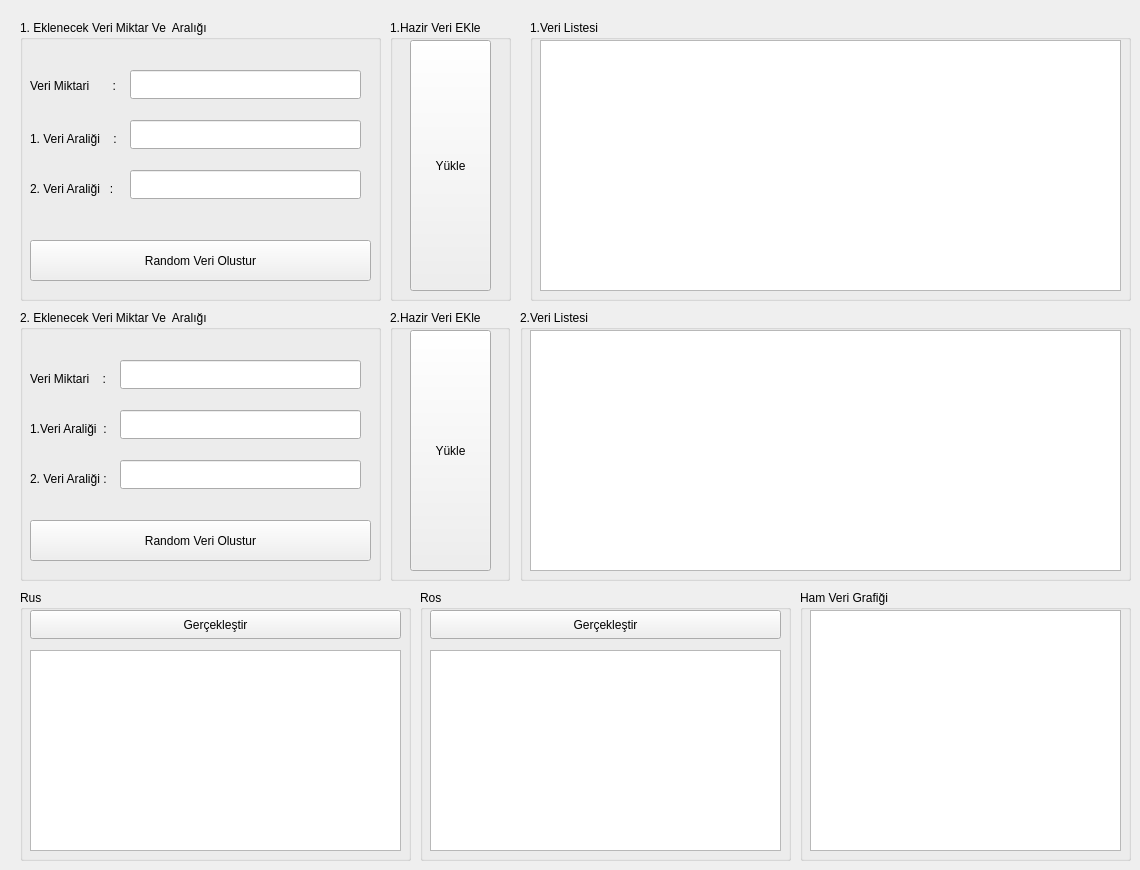
   <widget class="QWidget" name="tab">
    <attribute name="title">
     <string>RUS-ROS VE RANDOMİZE VERİ</string>
    </attribute>
    <widget class="QGroupBox" name="groupBox">
     <property name="geometry">
      <rect>
       <x>20</x>
       <y>20</y>
       <width>361</width>
       <height>281</height>
      </rect>
     </property>
     <property name="title">
      <string>1. Eklenecek Veri Miktar Ve  Aralığı</string>
     </property>
     <widget class="QLabel" name="label">
      <property name="geometry">
       <rect>
        <x>10</x>
        <y>50</y>
        <width>101</width>
        <height>31</height>
       </rect>
      </property>
      <property name="text">
       <string>Veri Miktari       :</string>
      </property>
     </widget>
     <widget class="QLineEdit" name="leRusRosVeriMiktari1">
      <property name="geometry">
       <rect>
        <x>110</x>
        <y>50</y>
        <width>231</width>
        <height>29</height>
       </rect>
      </property>
     </widget>
     <widget class="QLabel" name="label_2">
      <property name="geometry">
       <rect>
        <x>10</x>
        <y>110</y>
        <width>101</width>
        <height>17</height>
       </rect>
      </property>
      <property name="text">
       <string>1. Veri Araliği    :</string>
      </property>
     </widget>
     <widget class="QLineEdit" name="leRusRosVeriAralk1">
      <property name="geometry">
       <rect>
        <x>110</x>
        <y>100</y>
        <width>231</width>
        <height>29</height>
       </rect>
      </property>
     </widget>
     <widget class="QLineEdit" name="leRusRosVeriAralk11">
      <property name="geometry">
       <rect>
        <x>110</x>
        <y>150</y>
        <width>231</width>
        <height>29</height>
       </rect>
      </property>
     </widget>
     <widget class="QPushButton" name="btnRusRosRandomVeri1">
      <property name="geometry">
       <rect>
        <x>10</x>
        <y>220</y>
        <width>341</width>
        <height>41</height>
       </rect>
      </property>
      <property name="text">
       <string>Random Veri Olustur</string>
      </property>
     </widget>
     <widget class="QLabel" name="label_6">
      <property name="geometry">
       <rect>
        <x>10</x>
        <y>160</y>
        <width>91</width>
        <height>17</height>
       </rect>
      </property>
      <property name="text">
       <string>2. Veri Araliği   :</string>
      </property>
     </widget>
    </widget>
    <widget class="QGroupBox" name="groupBox_2">
     <property name="geometry">
      <rect>
       <x>390</x>
       <y>20</y>
       <width>121</width>
       <height>281</height>
      </rect>
     </property>
     <property name="title">
      <string>1.Hazir Veri EKle</string>
     </property>
     <widget class="QPushButton" name="btnRusRosVeriYukle1">
      <property name="geometry">
       <rect>
        <x>20</x>
        <y>20</y>
        <width>81</width>
        <height>251</height>
       </rect>
      </property>
      <property name="text">
       <string>Yükle</string>
      </property>
     </widget>
    </widget>
    <widget class="QGroupBox" name="groupBox_3">
     <property name="geometry">
      <rect>
       <x>530</x>
       <y>20</y>
       <width>601</width>
       <height>281</height>
      </rect>
     </property>
     <property name="title">
      <string>1.Veri Listesi</string>
     </property>
     <widget class="QTableWidget" name="twRusRosVeri1">
      <property name="geometry">
       <rect>
        <x>10</x>
        <y>20</y>
        <width>581</width>
        <height>251</height>
       </rect>
      </property>
     </widget>
    </widget>
    <widget class="QGroupBox" name="groupBox_4">
     <property name="geometry">
      <rect>
       <x>20</x>
       <y>310</y>
       <width>361</width>
       <height>271</height>
      </rect>
     </property>
     <property name="title">
      <string>2. Eklenecek Veri Miktar Ve  Aralığı</string>
     </property>
     <widget class="QLabel" name="label_3">
      <property name="geometry">
       <rect>
        <x>10</x>
        <y>60</y>
        <width>91</width>
        <height>17</height>
       </rect>
      </property>
      <property name="text">
       <string>Veri Miktari    :</string>
      </property>
     </widget>
     <widget class="QLineEdit" name="leRusRosVeriMiktari2">
      <property name="geometry">
       <rect>
        <x>100</x>
        <y>50</y>
        <width>241</width>
        <height>29</height>
       </rect>
      </property>
     </widget>
     <widget class="QLabel" name="label_4">
      <property name="geometry">
       <rect>
        <x>10</x>
        <y>110</y>
        <width>91</width>
        <height>17</height>
       </rect>
      </property>
      <property name="text">
       <string>1.Veri Araliği  :</string>
      </property>
     </widget>
     <widget class="QLineEdit" name="leRusRosVeriAralk2">
      <property name="geometry">
       <rect>
        <x>100</x>
        <y>100</y>
        <width>241</width>
        <height>29</height>
       </rect>
      </property>
     </widget>
     <widget class="QLineEdit" name="leRusRosVeriAralk22">
      <property name="geometry">
       <rect>
        <x>100</x>
        <y>150</y>
        <width>241</width>
        <height>29</height>
       </rect>
      </property>
     </widget>
     <widget class="QPushButton" name="btnRusRosRandomVeri2">
      <property name="geometry">
       <rect>
        <x>10</x>
        <y>210</y>
        <width>341</width>
        <height>41</height>
       </rect>
      </property>
      <property name="text">
       <string>Random Veri Olustur</string>
      </property>
     </widget>
     <widget class="QLabel" name="label_7">
      <property name="geometry">
       <rect>
        <x>10</x>
        <y>160</y>
        <width>91</width>
        <height>17</height>
       </rect>
      </property>
      <property name="text">
       <string>2. Veri Araliği :</string>
      </property>
     </widget>
    </widget>
    <widget class="QGroupBox" name="groupBox_5">
     <property name="geometry">
      <rect>
       <x>390</x>
       <y>310</y>
       <width>120</width>
       <height>271</height>
      </rect>
     </property>
     <property name="title">
      <string>2.Hazir Veri EKle</string>
     </property>
     <widget class="QPushButton" name="btnRusRosVeriYukle2">
      <property name="geometry">
       <rect>
        <x>20</x>
        <y>20</y>
        <width>81</width>
        <height>241</height>
       </rect>
      </property>
      <property name="text">
       <string>Yükle</string>
      </property>
     </widget>
    </widget>
    <widget class="QGroupBox" name="groupBox_6">
     <property name="geometry">
      <rect>
       <x>520</x>
       <y>310</y>
       <width>611</width>
       <height>271</height>
      </rect>
     </property>
     <property name="title">
      <string>2.Veri Listesi</string>
     </property>
     <widget class="QTableWidget" name="twRusRosVeri2">
      <property name="geometry">
       <rect>
        <x>10</x>
        <y>20</y>
        <width>591</width>
        <height>241</height>
       </rect>
      </property>
     </widget>
    </widget>
    <widget class="QGroupBox" name="groupBox_7">
     <property name="geometry">
      <rect>
       <x>20</x>
       <y>590</y>
       <width>391</width>
       <height>271</height>
      </rect>
     </property>
     <property name="title">
      <string>Rus</string>
     </property>
     <widget class="QPushButton" name="btnRus">
      <property name="geometry">
       <rect>
        <x>10</x>
        <y>20</y>
        <width>371</width>
        <height>29</height>
       </rect>
      </property>
      <property name="text">
       <string>Gerçekleştir</string>
      </property>
     </widget>
     <widget class="QGraphicsView" name="gvRus">
      <property name="geometry">
       <rect>
        <x>10</x>
        <y>60</y>
        <width>371</width>
        <height>201</height>
       </rect>
      </property>
     </widget>
    </widget>
    <widget class="QGroupBox" name="groupBox_8">
     <property name="geometry">
      <rect>
       <x>420</x>
       <y>590</y>
       <width>371</width>
       <height>271</height>
      </rect>
     </property>
     <property name="title">
      <string>Ros</string>
     </property>
     <widget class="QPushButton" name="btnRos">
      <property name="geometry">
       <rect>
        <x>10</x>
        <y>20</y>
        <width>351</width>
        <height>29</height>
       </rect>
      </property>
      <property name="text">
       <string>Gerçekleştir</string>
      </property>
     </widget>
     <widget class="QGraphicsView" name="gvRos">
      <property name="geometry">
       <rect>
        <x>10</x>
        <y>60</y>
        <width>351</width>
        <height>201</height>
       </rect>
      </property>
     </widget>
    </widget>
    <widget class="QGroupBox" name="groupBox_9">
     <property name="geometry">
      <rect>
       <x>800</x>
       <y>590</y>
       <width>331</width>
       <height>271</height>
      </rect>
     </property>
     <property name="title">
      <string>Ham Veri Grafiği</string>
     </property>
     <widget class="QGraphicsView" name="gvRusRos">
      <property name="geometry">
       <rect>
        <x>10</x>
        <y>20</y>
        <width>311</width>
        <height>241</height>
       </rect>
      </property>
     </widget>
    </widget>
   </widget>
